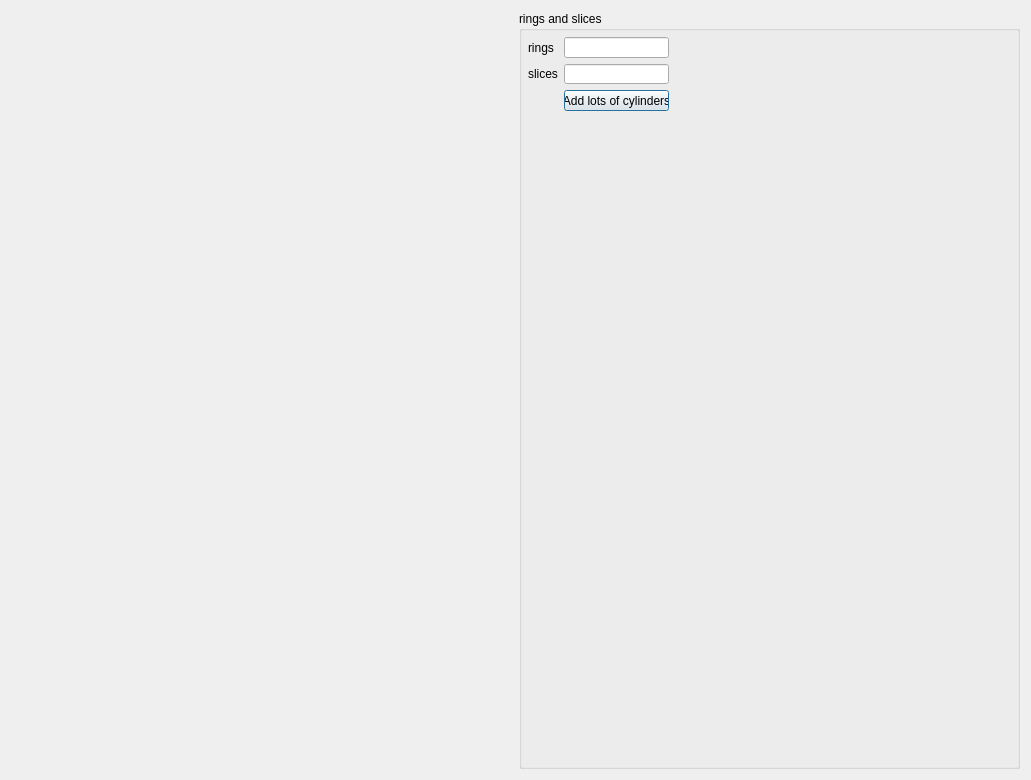
<?xml version="1.0" encoding="UTF-8"?>
<ui version="4.0">
 <class>Dialog</class>
 <widget class="QDialog" name="Dialog">
  <property name="geometry">
   <rect>
    <x>0</x>
    <y>0</y>
    <width>1031</width>
    <height>780</height>
   </rect>
  </property>
  <property name="windowTitle">
   <string>Dialog</string>
  </property>
  <layout class="QHBoxLayout" name="horizontalLayout">
   <item>
    <widget class="QWidget" name="widget" native="true"/>
   </item>
   <item>
    <widget class="QGroupBox" name="groupBox">
     <property name="title">
      <string>rings and slices</string>
     </property>
     <widget class="QWidget" name="">
      <property name="geometry">
       <rect>
        <x>9</x>
        <y>26</y>
        <width>141</width>
        <height>74</height>
       </rect>
      </property>
      <layout class="QFormLayout" name="formLayout">
       <item row="0" column="0">
        <widget class="QLabel" name="label">
         <property name="text">
          <string>rings</string>
         </property>
        </widget>
       </item>
       <item row="0" column="1">
        <widget class="QLineEdit" name="ringslineedit"/>
       </item>
       <item row="1" column="0">
        <widget class="QLabel" name="label_2">
         <property name="text">
          <string>slices</string>
         </property>
        </widget>
       </item>
       <item row="1" column="1">
        <widget class="QLineEdit" name="sliceslineedit"/>
       </item>
       <item row="2" column="1">
        <widget class="QPushButton" name="pushButton">
         <property name="text">
          <string>Add lots of cylinders</string>
         </property>
        </widget>
       </item>
      </layout>
     </widget>
    </widget>
   </item>
  </layout>
 </widget>
 <resources/>
 <connections/>
</ui>
